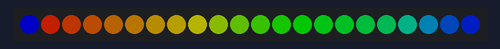
Recording of a program running on a simulated ATtiny85, built with avr-gcc and run on an emulated ATtiny85. Parts: 22 RGB LEDs in strip order, left to right. Dim RGB values are drawn brighter than linear.

Above: at 0.46 s.
At 5.05 s:
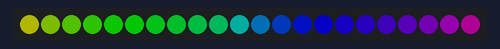
At 10.27 s:
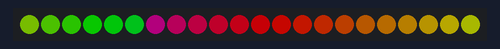
At 20.12 s:
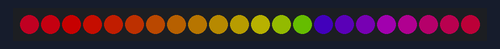
At 29.93 s:
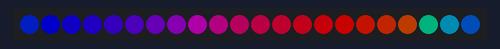
At 39.78 s:
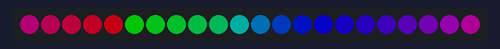

The program:

main.cpp
```cpp
#include <main.h>

void setup()
{

#ifdef ENABLE_LEDS
    delay(SETUP_STEP_DELAY);
    setupLEDs();
#endif // ENABLE_LEDS

    delay(SETUP_FINISH_DELAY);
}

void loop()
{

#ifdef ENABLE_LEDS
    loopLEDs();
#endif

    delay(LOOP_DELAY_INTERVAL);
}
```

leds.cpp
```cpp
#include "leds.h"

#ifdef ENABLE_LEDS

CRGB leds[FASTLED_LEDS];

#ifdef DEBUG_RAINBOW_BLACKOUT_PATTERN
byte rbpHue = 0;
bool rbpBlackout = false;
#ifdef DEBUG_RAINBOW_BLACKOUT_PATTERN_LOOPCOUNT
byte rbpLoopCount = 0;
#endif
#endif // DEBUG_RAINBOW_BLACKOUT_PATTERN

void setupLEDs()
{
    // prep LED strip via FastLED
    FastLED.addLeds<WS2812B, PIN_LED_DATA, GRB>(leds, FASTLED_LEDS);

#ifdef FASTLED_BRIGHTNESS
    FastLED.setBrightness(FASTLED_BRIGHTNESS);
#endif

#if defined(FASTLED_MAX_VOLTAGE) && defined(FASTLED_MAX_CURRENT_MA)
    FastLED.setMaxPowerInVoltsAndMilliamps(FASTLED_MAX_VOLTAGE, FASTLED_MAX_CURRENT_MA);
#endif

    // clear any residual data in the LED strip
    FastLED.clearData();

#ifdef SET_LEDS_RAINBOW_ON_START
    byte rainbowMultiplier = 255 / FASTLED_LEDS;
#else
#ifdef DEBUG_RAINBOW_BLACKOUT_PATTERN
    rbpBlackout = true; // if using debug pattern and non-rainbow start, invert so first pass is NOT blackout
#endif
#endif

    for (int i = 0; i < FASTLED_LEDS; i++)
    {
#ifdef SET_LEDS_RAINBOW_ON_START
        leds[i] = CRGB(CHSV(i * rainbowMultiplier, 255, 255));
#else
        leds[i] = CRGB::Black;
#endif
    }
    FastLED.show();
}
void loopLEDs()
{
#ifdef DEBUG_RAINBOW_BLACKOUT_PATTERN
#ifdef DEBUG_RAINBOW_BLACKOUT_PATTERN_LOOPCOUNT
    rbpLoopCount++;
    if (rbpLoopCount > DEBUG_RAINBOW_BLACKOUT_PATTERN_LOOPCOUNT)
    {
        rbpLoopCount = 0;
        // rbpBlackout = !rbpBlackout; // entire loop cycle as black
    }
    rbpBlackout = rbpLoopCount == 0; // only black on loop cycle reset
#else
    rbpBlackout = !rbpBlackout;
#endif // DEBUG_RAINBOW_BLACKOUT_PATTERN_LOOPCOUNT
    for (int i = 0; i < NUM_LEDS; i++)
    {
        rbpHue += 7;
        delay(DEBUG_RAINBOW_BLACKOUT_PATTERN_DELAY); // note - this delay will screw with input smoothing
        leds[i] = rbpBlackout ? CRGB::Black : CRGB(CHSV(rbpHue, 255, 255));
        FastLED.show();
    }
#endif // DEBUG_RAINBOW_BLACKOUT_PATTERN
}

#endif // ENABLE_LEDS
```

leds.h
```cpp
#ifndef LEDS_H
#define LEDS_H

#include "main.h"

#ifdef ENABLE_LEDS

#include <FastLED.h>
#include "pindef.h"

// number of LEDs in the LED strip
#define FASTLED_LEDS 22
// global brightness FastLED will use, if > 0
#define FASTLED_BRIGHTNESS 100
// max voltage FastLED will use, if > 0, and `FASTLED_MAX_CURRENT_MA` is also > 0
#define FASTLED_MAX_VOLTAGE 5
// max current in mA FastLED will use, if > 0, and `FASTLED_MAX_VOLTAGE` is also > 0
#define FASTLED_MAX_CURRENT_MA 250
// if true, assigns rainbow colors on start
#define SET_LEDS_RAINBOW_ON_START false
// if true, use rainbow blackout pattern to test LEDs
#define DEBUG_RAINBOW_BLACKOUT_PATTERN true
// delay interval between LEDs in rainbow blackout pattern (will interfere with input smoothing)
#define DEBUG_RAINBOW_BLACKOUT_PATTERN_DELAY 10
// how many loops between LEDs rainbow pattern and blackout
#define DEBUG_RAINBOW_BLACKOUT_PATTERN_LOOPCOUNT 3
// if > 0, only update this number of LEDs
#define DEBUG_LED_LOOP_UPDATE_LIMIT 0

// -------------------------------------------- DEFINITION VALIDATION CHECKS ---
#if defined(FASTLED_LEDS) && FASTLED_LEDS + 0 <= 0
#undef FASTLED_LEDS // check for valid definition (`true` or x > 0)
#endif
#if defined(FASTLED_BRIGHTNESS) && FASTLED_BRIGHTNESS + 0 <= 0
#undef FASTLED_BRIGHTNESS // check for valid definition (`true` or x > 0)
#endif
#if defined(FASTLED_MAX_VOLTAGE) && FASTLED_MAX_VOLTAGE + 0 <= 0
#undef FASTLED_MAX_VOLTAGE // check for valid definition (`true` or x > 0)
#endif
#if defined(FASTLED_MAX_CURRENT_MA) && FASTLED_MAX_CURRENT_MA + 0 <= 0
#undef FASTLED_MAX_CURRENT_MA // check for valid definition (`true` or x > 0)
#endif
#if defined(FASTLED_MAX_VOLTAGE) && !defined(FASTLED_MAX_CURRENT_MA)
#undef FASTLED_MAX_VOLTAGE // cannot have voltage without current
#endif
#if defined(FASTLED_MAX_CURRENT_MA) && !defined(FASTLED_MAX_VOLTAGE)
#undef FASTLED_MAX_CURRENT_MA // cannot have current without voltage
#endif
#if defined(ONLY_UPDATE_LEDS_ON_CHANGE) && ONLY_UPDATE_LEDS_ON_CHANGE + 0 <= 0
#undef ONLY_UPDATE_LEDS_ON_CHANGE // check for valid definition (`true` or x > 0)
#endif
#if defined(DEBUG_RAINBOW_BLACKOUT_PATTERN) && DEBUG_RAINBOW_BLACKOUT_PATTERN + 0 <= 0
#undef DEBUG_RAINBOW_BLACKOUT_PATTERN // check for valid definition (`true` or x > 0)
#endif
#if defined(DEBUG_RAINBOW_BLACKOUT_PATTERN_DELAY) && DEBUG_RAINBOW_BLACKOUT_PATTERN_DELAY + 0 <= 0
#undef DEBUG_RAINBOW_BLACKOUT_PATTERN_DELAY // check for valid definition (`true` or x > 0)
#endif
#if defined(DEBUG_RAINBOW_BLACKOUT_PATTERN_LOOPCOUNT) && DEBUG_RAINBOW_BLACKOUT_PATTERN_LOOPCOUNT + 0 <= 1
#undef DEBUG_RAINBOW_BLACKOUT_PATTERN_LOOPCOUNT // check for valid definition (`true` or x > 0)
#endif
#if defined(DEBUG_RAINBOW_BLACKOUT_PATTERN_DELAY) && !defined(DEBUG_RAINBOW_BLACKOUT_PATTERN)
#undef DEBUG_RAINBOW_BLACKOUT_PATTERN_DELAY // can't have delay without pattern
#endif
#if defined(DEBUG_RAINBOW_BLACKOUT_PATTERN_LOOPCOUNT) && !defined(DEBUG_RAINBOW_BLACKOUT_PATTERN)
#undef DEBUG_RAINBOW_BLACKOUT_PATTERN_LOOPCOUNT // can't have loopcount without pattern
#endif
#if defined(DEBUG_LED_LOOP_UPDATE_LIMIT) && DEBUG_LED_LOOP_UPDATE_LIMIT + 0 <= 0
#undef DEBUG_LED_LOOP_UPDATE_LIMIT // check for valid definition (`true` or x > 0)
#endif
#if defined(SET_LEDS_RAINBOW_ON_START) && SET_LEDS_RAINBOW_ON_START + 0 <= 0
#undef SET_LEDS_RAINBOW_ON_START // check for valid definition (`true` or x > 0)
#endif

// number of LEDs to update in `loopLEDs`, respecting any debugging
const int NUM_LEDS =
#ifdef DEBUG_LED_LOOP_UPDATE_LIMIT
    DEBUG_LED_LOOP_UPDATE_LIMIT;
#elif defined(FASTLED_LEDS)
    FASTLED_LEDS;
#else
    0;
#endif

void setupLEDs();
void loopLEDs();

#endif // ENABLE_LEDS

#endif // LEDS_H
```

main.h
```cpp
#ifndef MAIN_H
#define MAIN_H

#define ENABLE_LEDS // is LED system enabled?

#include <Arduino.h>

#include "leds.h"

// delay, in ms, between each step of setup
#define SETUP_STEP_DELAY 1
// delay, in ms, after setup() has complete, before beginning loop()
#define SETUP_FINISH_DELAY 20

// duration, in ms, at the end of each `loop()` cycle in `main.h`
#define LOOP_DELAY_INTERVAL 5

void setup();
void loop();

#endif // MAIN_H
```

pindef.h
```cpp
#ifndef PINDEF_H
#define PINDEF_H

// Pin definitions, with graphic pinout representations for ATtinyX4/X5 MCUs
// Note: see bottom of file for ATtinyX4 setup (specifically for Arduino CW/CCW pinout definition)

#define PIN_LED_DATA 0 // pin for FastLED dataZ

/* PINOUT DIAGRAMS FOR ATTINYX4 / ATTINYX5

                             ATtinyX5
                            ┌───╥┬───╖
     RESET,5,A0,PCI5,PB5 - =╡ ● ╙┘   ╠≤ - VCC [2.7-5.5V]
        3,A3,X1,PCI3,PB3 - =╡   D    ╬= - 2,INT0,A1,SCK/SCL,PCI2,PB2
        4,A2,X2,PCI4,PB4 - ≈╡   8    ╠≈ - 1,DO,RXD,PCI1,PB1
                     GND - ≤╡        ╠≈ - 0,DI,TXD,SDA,PCI0,PB0
                            ╘════════╝

                             ATtinyX4
                            ┌───╥┬───╖
          VCC [2.7-5.5V] - ≥╡ ● ╙┘   ╠≥ - GND
       10(0),X1,PCI8,PB0 - =╡   D    ╠= - 0(10),A0,PCI0,PA0
        9(1),X2,PCI9,PB1 - =╡   I    ╠= - 1(9),A1,TXD,PCI1,PA1
  RESET,11(11),PCI11,PB3 - =╡   P    ╠= - 2(8),A2,RXD,PCI2,PA2
     8(2),INT0,PCI10,PB2 - ≈╪   1    ╠= - 3(7),A3,PCI3,PA3
        7(3),A7,PCI7,PA7 - ≈╡   4    ╠= - 4(6),A4,SCK/SCL,PCI4,PA4
 6(4),A6,SDA/DI,PCI6,PA6 - ≈╡        ╠≈ - 5(5),A5,DO,PCI5,PA5
                            ╘════════╝

    = - Pin
    ≈ - PWM Pin
  ≥/≤ - VCC / GND Pins (inward to chip is VCC, outward is GND)
 4(6) - Arduino Pins, with CW(CCW) pinout (CCW on ATtinyX4 only)
  PCI - Pin Change Interrupt (PCINT) pins
  INT - External Interrupt pins (also see: ╬ or ╪, pointing inward to chip)
RESET - Reset Pin (fuses must be set to use)
DI/DO - Data In/Data Out (aka MOSI/MISO)
PA/PB - Port pins, Port A and Port B (PA on ATtinyX4 only)

Sourced from ATTinyCore by SpenceKonde
GitHub: https://github.com/SpenceKonde/ATTinyCore
ATtinyX4 Pinout: https://raw.githubusercontent.com/SpenceKonde/ATTinyCore/refs/heads/v2.0.0-devThis-is-the-head-submit-PRs-against-this/avr/extras/Pinout_x4.jpg
ATtinyX5 Pinout: https://raw.githubusercontent.com/SpenceKonde/ATTinyCore/refs/heads/v2.0.0-devThis-is-the-head-submit-PRs-against-this/avr/extras/Pinout_x5.jpg

Datasheets:
ATtinyX4: https://ww1.microchip.com/downloads/en/DeviceDoc/Atmel-7701_Automotive-Microcontrollers-ATtiny24-44-84_Datasheet.pdf
ATtniyX5: https://ww1.microchip.com/downloads/en/devicedoc/atmel-2586-avr-8-bit-microcontroller-attiny25-attiny45-attiny85_datasheet.pdf

AVR Fuse Calculator (for using RESET pin as I/O):
https://www.engbedded.com/fusecalc/

*/

// Warnings to ensure ATtinyX4's Arduino pinmapping is defined correctly
#ifdef __AVR_ATtinyX4__ // ensure ATtinyX4 platform, proceed with warning checks

// ATTINYX4 SETUP: Uncomment ONE of the two definitions below to select the desired pinmapping:
#define USE_CW_PINMAPPING // this project uses CLOCKWISE (CW) Arduino pinmapping
// #define USE_CCW_PINMAPPING // this project uses COUNTERCLOCKWISE (CCW) Arduino pinmapping

#ifdef USE_CW_PINMAPPING
#ifdef USE_CCW_PINMAPPING
#error "Both CW and CCW pinmappings are specified - only one may be selected!"
#else // USE_CCW_PINMAPPING undefined
#ifdef PINMAPPING_CCW
#error "Project uses CW pin mapping, but CCW pinmapping is defined! Ensure ini board_build.variant is tinyX4_reverse (optional if board is attiny84_cw_pinmap), or omitted (if board is attiny84)"
#else // PINMAPPING_CCW undefined
#ifndef PINMAPPING_CW
#error "Project uses CW pin mapping, but PINMAPPING_CW is undefined! Ensure ini board_build.variant is omitted (if board is attiny84), or that it's tinyX4 (optional, or if board is attiny84_cw_pinmap)"
#endif // PINMAPPING_CW
#endif // PINMAPPING_CCW
#endif // USE_CCW_PINMAPPING
#else  // USE_CW_PINMAPPING undefined
#ifndef USE_CCW_PINMAPPING
#error "Neither CW or CCW pinmappings are specified - one must be selected!"
#else // USE_CCW_PINMAPPING undefined
#ifdef PINMAPPING_CW
#error "Project uses CCW pin mapping, but CW pinmapping is defined! Ensure ini board_build.variant is omitted (if board is attiny84), or that it's tinyX4 (optional, or if board is attiny84_cw_pinmap)"
#else // PINMAPPING_CW is undefined
#ifndef PINMAPPING_CCW
#error "Project uses CCW pin mapping, but PINMAPPING_CCW is undefined! Ensure ini board_build.variant is tinyX4_reverse (optional if board is attiny84_cw_pinmap), or omitted (if board is attiny84)"
#endif // PINMAPPING_CCW
#endif // PINMAPPING_CW
#endif // USE_CCW_PINMAPPING
#endif // USE_CW_PINMAPPING
// for more info see: https://github.com/SpenceKonde/ATTinyCore/blob/77ae92aafb2294f9838c3e15575c2b5477066439/avr/extras/ATtiny_x4.md#pin-mapping-options
#endif // --- end pinmapping warnings

#endif // PINDEF_H
```
